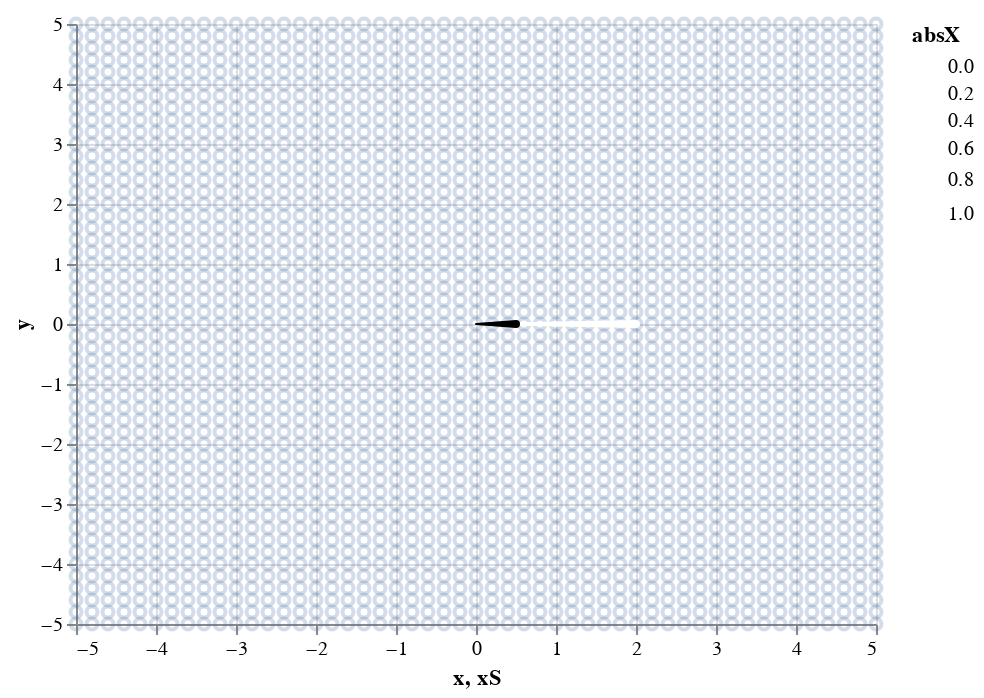

Notebook code cell kept with this figure:
### Markdown cell above
If we define the `(0, 1)` (red) vector as $i$, then the opposite vector `(0, -1)` (yellow) is simply $-1\times i$. 

There is nothing special about $-1$, this is what we call a *scalar*. A floating point number that *scales* vectors.

Lets try multiplying $i$ by some other scalars, where are two in two different colors

### Code cell
scalar = 2
show2 = alt.Chart(xUnitVector).mark_trail(color='white').encode(
    x='xS:Q',
    y='y:Q',
    size='absX:Q').transform_calculate(absX=alt.expr.abs(alt.datum.x),
                                      xS = scalar * alt.datum.x)

scalar = .5
showPoint5 = alt.Chart(xUnitVector).mark_trail(color='black').encode(
    x='xS:Q',
    y='y:Q',
    size='absX:Q').transform_calculate(absX=alt.expr.abs(alt.datum.x),
                                      xS = scalar * alt.datum.x)
pointsIn2D + show2 + showPoint5

### Figure 1 — Vega-Lite specification as saved in the notebook (floating-point values rounded to 4 significant figures; data arrays with more than 128 entries replaced by an {"elided": "..."} marker saying what was removed)
{"config": {"view": {"continuousWidth": 400, "continuousHeight": 300}}, "layer": [{"data": {"name": "data-e0b4498baa4d4bb18c34d9cc396031a1"}, "mark": {"type": "point", "opacity": 0.25}, "encoding": {"x": {"type": "quantitative", "field": "x"}, "y": {"type": "quantitative", "field": "y"}}}, {"data": {"name": "data-f10cd96596c26ba69b4cb7d437f1df1c"}, "mark": {"type": "trail", "color": "white"}, "encoding": {"size": {"type": "quantitative", "field": "absX"}, "x": {"type": "quantitative", "field": "xS"}, "y": {"type": "quantitative", "field": "y"}}, "transform": [{"calculate": "abs(datum.x)", "as": "absX"}, {"calculate": "(2 * datum.x)", "as": "xS"}]}, {"data": {"name": "data-f10cd96596c26ba69b4cb7d437f1df1c"}, "mark": {"type": "trail", "color": "black"}, "encoding": {"size": {"type": "quantitative", "field": "absX"}, "x": {"type": "quantitative", "field": "xS"}, "y": {"type": "quantitative", "field": "y"}}, "transform": [{"calculate": "abs(datum.x)", "as": "absX"}, {"calculate": "(0.5 * datum.x)", "as": "xS"}]}], "$schema": "https://vega.github.io/schema/vega-lite/v4.8.1.json", "datasets": {"data-e0b4498baa4d4bb18c34d9cc396031a1": {"elided": "2601 records"}, "data-f10cd96596c26ba69b4cb7d437f1df1c": [{"x": 0.0, "y": 0.0}, {"x": 1.0, "y": 0.0}]}}
